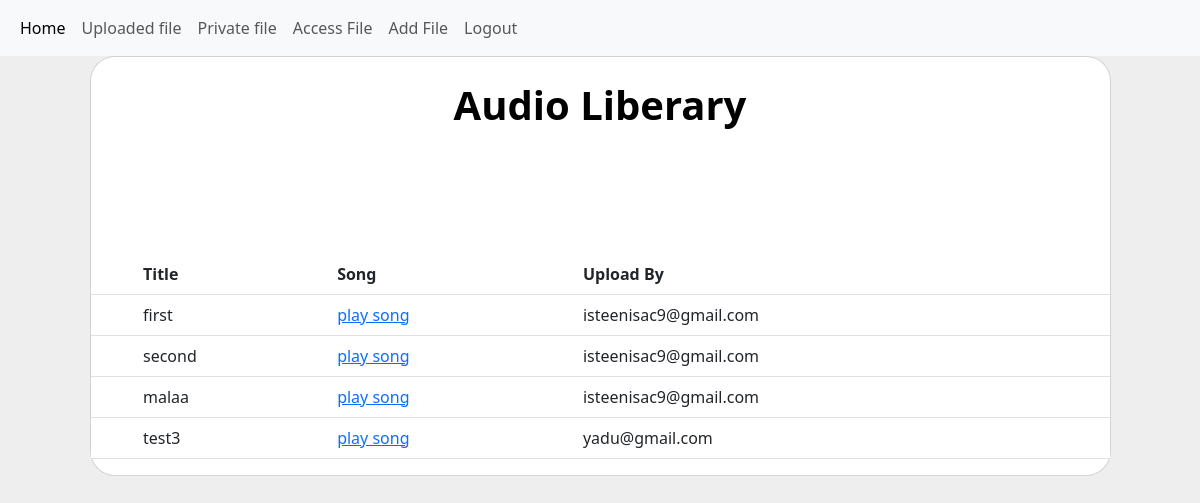
/account_home/ (signed in), run on the app's committed database.
### home/models.py (models this page shows)
class MusicFile(models.Model):
    title = models.CharField(max_length=255)
    file = models.FileField(upload_to='music/')
    privacy = models.CharField(max_length=10,default='public')
    uploader = models.ForeignKey(User, on_delete=models.CASCADE)

### home/views.py (the view)
# urls.py: path('account_home/', views.account_home , name='account_home'),
@login_required(login_url="Login")
def account_home(request):
    musics=MusicFile.objects.filter(privacy='public')
    context={
            'musics':musics,
        }
    return render(request,'account_public.html',context)

### home/templates/account_public.html (shortened to what this page needs)
{% extends 'account.html'%}
{% block content%}
<section class="vh-100" style="background-color: #eee;">
    <div class="container h-100">
      <div class="row d-flex justify-content-center  h-100">
        <div class="col-lg-12 col-xl-11">
          <div class="card text-black" style="border-radius: 25px;">
            <p class="text-center h1 fw-bold mb-5 mx-1 mx-md-4 mt-4">Audio Liberary
            </p>
            <table class="table table-hover">
                <thead>
                  <tr>
                    <th scope="col"></th>
                    <th scope="col">Title</th>
                    <th scope="col">Song</th>
                    <th scope="col">Upload By</th>
                  </tr>
                </thead>
                <tbody>
                    {% for i in musics %}
                                    <option value={{i.email}}>{{i.email}}</option>
                                    <tr>
                                        <th scope="row"></th>
                                        <td>{{i.title}}</td>
                                        <td>
                                        <a href="{% url 'public_musicplayer' i.id %}" > play song</a>
                                      </td>
                                        <td>
                                          {{i.uploader}}
                                        </td>
                                      </tr>
                    {% endfor %}
                </tbody>
              </table>
          </div>
        </div>
      </div>
    </div>
  </section>
{% endblock %}

### data on the page
MusicFile: title "first", uploader "isteenisac9@gmail.com"
MusicFile: title "second", uploader "isteenisac9@gmail.com"
MusicFile: title "malaa", uploader "isteenisac9@gmail.com"
MusicFile: title "test3", uploader "yadu@gmail.com"
